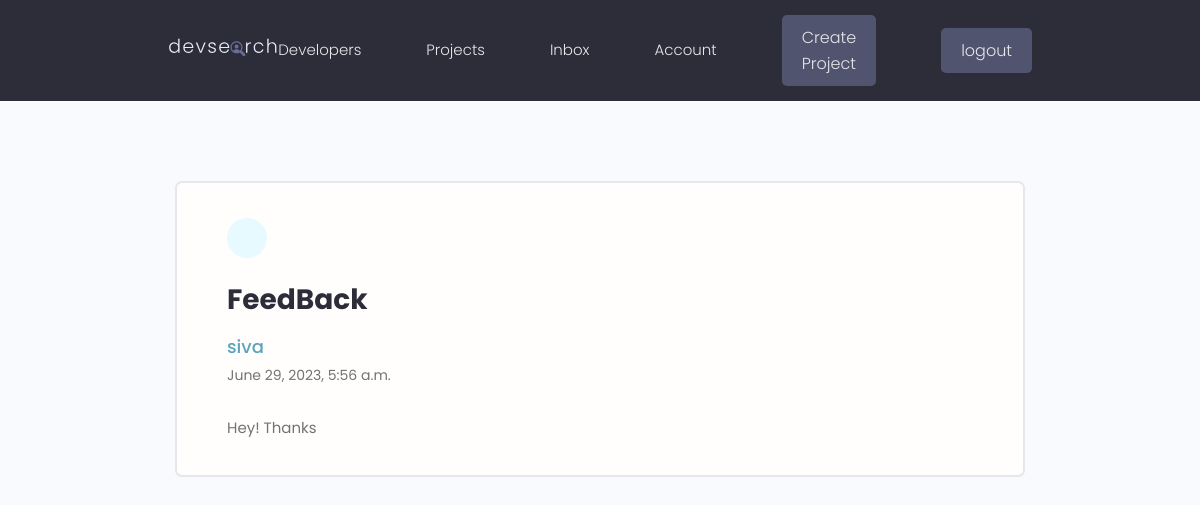
Page /viewMessage/ea78ed10-d6d4-4915-8bac-77ab15ef02ac (signed in) on the committed database.
### users/models.py (models this page shows, shortened)
class Message(models.Model):
    sender = models.ForeignKey(Profile, on_delete=models.SET_NULL,null=True)
    receiver = models.ForeignKey(Profile, on_delete=models.SET_NULL, null=True,related_name='receiver')
    name = models.CharField(max_length=200,null=True,blank=True)
    email = models.EmailField(max_length=200,null=True,blank=True)
    body = models.TextField()
    is_read = models.BooleanField(default=False,editable=True)
    subject = models.CharField(max_length=200,null=True,blank=True)
    id = models.UUIDField(default=uuid.uuid4,unique=True,primary_key=True,editable=False)
    created = models.DateTimeField(auto_now=True)
    class Meta:
        ordering = ['is_read','-created']

### users/views.py (the view)
# urls.py: path('viewMessage/<str:pk>',views.viewMessage,name="message"),
@login_required(login_url = 'login')
def viewMessage(request,pk):
    message = Message.objects.get(id=pk)
    if message.is_read == False:
        message.is_read = True
        message.save()
    return render(request,"users/message.html",{"message":message})

### users/templates/users/message.html (shortened to what this page needs)
{% extends 'main.html' %}
{% block content %}
<main class="messagePage my-xl">
  <div class="content-box">
    <div class="message">
      <a class="backButton" href="{{request.META.HTTP_REFERER|escape}}"></a>
      <h2 class="message__subject">{{message.subject}}</h4>
        {% if message.sender %}
        <a href="{% url 'user-profile' message.sender.id  %}" class="message__author">{{message.name}}</a>
        {% else %}
        <p class="message__author">{{message.name}}</p>
        {% endif %}
        <p class="message__date">{{message.created}}</p>
        <div class="message__body">{{message.body|linebreaksbr}}</div>
    </div>
  </div>
</main>
{% endblock content %}

### static/styles/app.css (style rules this page uses)
:root { --color-sub: #2d2d39; }
.content-box { width: 95%; max-width: 85rem; margin: 0 auto; }
.message { padding: 2.5rem 0; }
.message > a { display: flex; gap: 1rem; }
.message__author, .message__date { flex-basis: 25%; }
.message__subject { flex-basis: 50%; }
.message__date { text-align: right; }
.messagePage .message { list-style: none; background: var(--color-white); padding: 3.5rem 5rem; border: 2px solid var(--color-light); border-radius: 0.7rem; }
.messagePage .message__subject { font-size: 2.8rem; color: var(--color-sub); margin-bottom: 1rem; margin-top: 2rem; }
.messagePage .message__author { font-size: 1.8rem; font-weight: 500; }
.messagePage .message__date { font-size: 1.4rem; font-weight: 400; text-align: left; margin-bottom: 3rem; }
.backButton { background: var(--color-main-light); color: var(--color-main); width: 4rem; height: 4rem; display: flex; align-items: center; justify-content: center; border-radius: 50%; }

### static/uikit/styles/modules/_variables.css (style rules this page uses)
:root { --color-main: #5aa5b9; --color-main-light: #e6faff; --color-sub: #3f4156; --color-sub-light: #51546e; --color-sub-lighter: #ededfd; --color-text: #737373; --color-gray: #8b8b8b; --color-light: #e5e7eb; --color-light-gray: #767676; --color-bg: #f8fafd; --color-white: #fffefd; --color-white-light: #f3f3f3; --color-success: #359e64; --color-success-bg: #def8e8; --color-error: #fc4b0b; --color-error-bg: #fff2ee; --font-base: 'Poppins', arial, helvetica, 'Segoe UI', roboto, ubuntu, sans-serif; --font-monospace: 'Fira Code', 'Courier New', courier, monospace; --font-regular: 300; --font-medium: 500; --font-bold: 700; --generic-shadow: 1px 1px 5px #00000010; --generic-transition: all 0.3s ease-in-out; }

### static/uikit/styles/modules/_base.css (style rules this page uses)
* { margin: 0; padding: 0; box-sizing: border-box; text-rendering: optimizeLegibility; color: inherit; font-size: inherit; }
html { font-size: 50%; }
@media only screen and (min-width: 480px) { html { font-size: 56.25%; } }
@media only screen and (min-width: 1200px) { html { font-size: 62.5%; } }
body { line-height: 1.6; font-weight: 400; font-size: 1.5rem; color: var(--color-text); background-color: var(--color-bg); min-height: 100vh; }

### static/uikit/styles/modules/_typography.css (style rules this page uses)
* { font-family: var(--font-base); }
h2 { font-size: 3.6rem; font-weight: var(--font-bold); }
p, span, strong { font-size: 1.6rem; color: var(--color-text); font-weight: var(--font-regular); }
a { padding-bottom: 2px; text-decoration: none; display: inline-block; color: var(--color-main); font-weight: var(--font-medium); }

### static/uikit/styles/modules/_utilities.css (style rules this page uses)
.my-xl { margin: 8rem auto; }

### rows in the picture
Message: subject "FeedBack", name "siva", created "June 29, 2023, 5:56 a.m.", body "Hey! Thanks"
